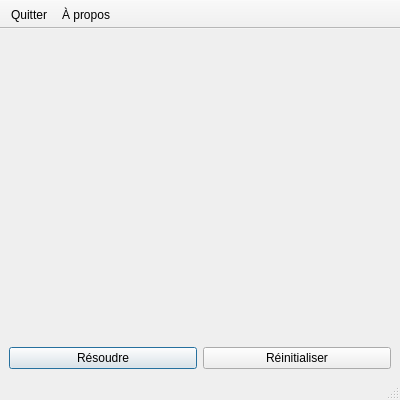
<?xml version="1.0" encoding="UTF-8"?>
<ui version="4.0">
 <class>MainWindow</class>
 <widget class="QMainWindow" name="MainWindow">
  <property name="geometry">
   <rect>
    <x>0</x>
    <y>0</y>
    <width>400</width>
    <height>400</height>
   </rect>
  </property>
  <property name="windowTitle">
   <string>Sudoku</string>
  </property>
  <widget class="QWidget" name="central_widget">
   <layout class="QVBoxLayout" name="main_layout">
    <item>
     <widget class="SudokuWidget" name="sudoku_grid" native="true"/>
    </item>
    <item>
     <layout class="QHBoxLayout" name="button_layout">
      <item>
       <widget class="QPushButton" name="solve_button">
        <property name="text">
         <string>Résoudre</string>
        </property>
        <property name="icon">
         <iconset theme="system-run">
          <normaloff>.</normaloff>.</iconset>
        </property>
        <property name="default">
         <bool>true</bool>
        </property>
       </widget>
      </item>
      <item>
       <widget class="QPushButton" name="clear_button">
        <property name="text">
         <string>Réinitialiser</string>
        </property>
        <property name="icon">
         <iconset theme="edit-clear">
          <normaloff>.</normaloff>.</iconset>
        </property>
       </widget>
      </item>
     </layout>
    </item>
   </layout>
  </widget>
  <widget class="QToolBar" name="tool_bar">
   <property name="windowTitle">
    <string>toolBar</string>
   </property>
   <property name="movable">
    <bool>false</bool>
   </property>
   <property name="iconSize">
    <size>
     <width>32</width>
     <height>32</height>
    </size>
   </property>
   <attribute name="toolBarArea">
    <enum>TopToolBarArea</enum>
   </attribute>
   <attribute name="toolBarBreak">
    <bool>false</bool>
   </attribute>
   <addaction name="quit_action"/>
   <addaction name="about_action"/>
  </widget>
  <widget class="QStatusBar" name="status_bar"/>
  <action name="quit_action">
   <property name="icon">
    <iconset theme="application-exit">
     <normaloff>.</normaloff>.</iconset>
   </property>
   <property name="text">
    <string>Quitter</string>
   </property>
   <property name="toolTip">
    <string>Quitter l'application</string>
   </property>
   <property name="shortcut">
    <string notr="true">Ctrl+Q</string>
   </property>
  </action>
  <action name="about_action">
   <property name="icon">
    <iconset theme="help-about">
     <normaloff>.</normaloff>.</iconset>
   </property>
   <property name="text">
    <string>À propos</string>
   </property>
   <property name="toolTip">
    <string>Afficher quelques informations utiles</string>
   </property>
  </action>
 </widget>
 <customwidgets>
  <customwidget>
   <class>SudokuWidget</class>
   <extends>QWidget</extends>
   <header>sudoku/gui/SudokuWidget</header>
   <container>1</container>
  </customwidget>
 </customwidgets>
 <resources/>
 <connections>
  <connection>
   <sender>quit_action</sender>
   <signal>triggered()</signal>
   <receiver>MainWindow</receiver>
   <slot>close()</slot>
   <hints>
    <hint type="sourcelabel">
     <x>-1</x>
     <y>-1</y>
    </hint>
    <hint type="destinationlabel">
     <x>199</x>
     <y>199</y>
    </hint>
   </hints>
  </connection>
 </connections>
</ui>
